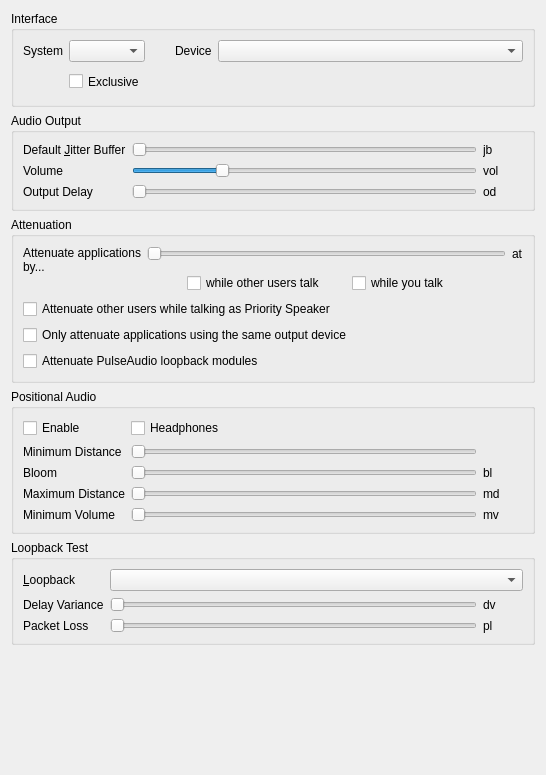
<?xml version="1.0" encoding="UTF-8"?>
<ui version="4.0">
 <class>AudioOutput</class>
 <widget class="QWidget" name="AudioOutput">
  <property name="geometry">
   <rect>
    <x>0</x>
    <y>0</y>
    <width>546</width>
    <height>775</height>
   </rect>
  </property>
  <property name="windowTitle">
   <string>Audio output</string>
  </property>
  <layout class="QVBoxLayout" name="verticalLayout">
   <item>
    <widget class="QGroupBox" name="qgbInterfaces">
     <property name="title">
      <string>Interface</string>
     </property>
     <layout class="QGridLayout" name="gridLayout_3">
      <item row="0" column="0">
       <widget class="QLabel" name="qliSystem">
        <property name="text">
         <string>System</string>
        </property>
        <property name="buddy">
         <cstring>qcbSystem</cstring>
        </property>
       </widget>
      </item>
      <item row="0" column="1">
       <widget class="MUComboBox" name="qcbSystem">
        <property name="sizePolicy">
         <sizepolicy hsizetype="MinimumExpanding" vsizetype="Fixed">
          <horstretch>0</horstretch>
          <verstretch>0</verstretch>
         </sizepolicy>
        </property>
        <property name="toolTip">
         <string>Output method for audio</string>
        </property>
        <property name="whatsThis">
         <string>&lt;b&gt;This is the output method to use for audio.&lt;/b&gt;</string>
        </property>
       </widget>
      </item>
      <item row="0" column="2">
       <spacer>
        <property name="orientation">
         <enum>Qt::Horizontal</enum>
        </property>
        <property name="sizeType">
         <enum>QSizePolicy::Maximum</enum>
        </property>
        <property name="sizeHint" stdset="0">
         <size>
          <width>24</width>
          <height>16</height>
         </size>
        </property>
       </spacer>
      </item>
      <item row="0" column="3">
       <widget class="QLabel" name="qliDevice">
        <property name="text">
         <string>Device</string>
        </property>
        <property name="buddy">
         <cstring>qcbDevice</cstring>
        </property>
       </widget>
      </item>
      <item row="0" column="4">
       <widget class="MUComboBox" name="qcbDevice">
        <property name="sizePolicy">
         <sizepolicy hsizetype="MinimumExpanding" vsizetype="Fixed">
          <horstretch>1</horstretch>
          <verstretch>0</verstretch>
         </sizepolicy>
        </property>
        <property name="toolTip">
         <string>Output device for audio</string>
        </property>
        <property name="whatsThis">
         <string>&lt;b&gt;This is the output device to use for audio.&lt;/b&gt;</string>
        </property>
        <property name="sizeAdjustPolicy">
         <enum>QComboBox::AdjustToContents</enum>
        </property>
        <property name="minimumContentsLength">
         <number>16</number>
        </property>
       </widget>
      </item>
      <item row="1" column="1">
       <widget class="QCheckBox" name="qcbExclusive">
        <property name="enabled">
         <bool>true</bool>
        </property>
        <property name="minimumSize">
         <size>
          <width>0</width>
          <height>27</height>
         </size>
        </property>
        <property name="toolTip">
         <string>Exclusive mode, not recommended.</string>
        </property>
        <property name="whatsThis">
         <string>&lt;b&gt;This opens the device in exclusive mode.&lt;/b&gt;&lt;br /&gt;No other application will be able to use the device.</string>
        </property>
        <property name="text">
         <string>Exclusive</string>
        </property>
       </widget>
      </item>
     </layout>
    </widget>
   </item>
   <item>
    <widget class="QGroupBox" name="qgbOutput">
     <property name="title">
      <string>Audio Output</string>
     </property>
     <layout class="QGridLayout" name="gridLayout">
      <item row="1" column="2">
       <widget class="QLabel" name="qlVolume">
        <property name="text">
         <string notr="true">vol</string>
        </property>
       </widget>
      </item>
      <item row="2" column="1">
       <widget class="QSlider" name="qsDelay">
        <property name="toolTip">
         <string>Amount of data to buffer</string>
        </property>
        <property name="whatsThis">
         <string>This sets the amount of data to pre-buffer in the output buffer. Experiment with different values and set it to the lowest which doesn't cause rapid jitter in the sound.</string>
        </property>
        <property name="minimum">
         <number>1</number>
        </property>
        <property name="maximum">
         <number>10</number>
        </property>
        <property name="pageStep">
         <number>3</number>
        </property>
        <property name="orientation">
         <enum>Qt::Horizontal</enum>
        </property>
       </widget>
      </item>
      <item row="0" column="2">
       <widget class="QLabel" name="qlJitter">
        <property name="minimumSize">
         <size>
          <width>40</width>
          <height>0</height>
         </size>
        </property>
        <property name="text">
         <string notr="true">jb</string>
        </property>
       </widget>
      </item>
      <item row="2" column="0">
       <widget class="QLabel" name="qliDelay">
        <property name="text">
         <string>Output Delay</string>
        </property>
        <property name="buddy">
         <cstring>qsDelay</cstring>
        </property>
       </widget>
      </item>
      <item row="1" column="1">
       <widget class="QSlider" name="qsVolume">
        <property name="toolTip">
         <string>Volume of incoming speech</string>
        </property>
        <property name="whatsThis">
         <string>&lt;b&gt;This adjusts the volume of incoming speech.&lt;/b&gt;&lt;br /&gt;Note that if you increase this beyond 100%, audio will be distorted.</string>
        </property>
        <property name="minimum">
         <number>0</number>
        </property>
        <property name="maximum">
         <number>400</number>
        </property>
        <property name="value">
         <number>100</number>
        </property>
        <property name="orientation">
         <enum>Qt::Horizontal</enum>
        </property>
       </widget>
      </item>
      <item row="1" column="0">
       <widget class="QLabel" name="qliVolume">
        <property name="text">
         <string>Volume</string>
        </property>
        <property name="buddy">
         <cstring>qsVolume</cstring>
        </property>
       </widget>
      </item>
      <item row="2" column="2">
       <widget class="QLabel" name="qlDelay">
        <property name="text">
         <string notr="true">od</string>
        </property>
       </widget>
      </item>
      <item row="0" column="1">
       <widget class="QSlider" name="qsJitter">
        <property name="toolTip">
         <string>Safety margin for jitter buffer</string>
        </property>
        <property name="whatsThis">
         <string>&lt;b&gt;This sets the minimum safety margin for the jitter buffer.&lt;/b&gt;&lt;br /&gt;All incoming audio is buffered, and the jitter buffer continually tries to push the buffer to the minimum sustainable by your network, so latency can be as low as possible. This sets the minimum buffer size to use. If the start of sentences you hear is very jittery, increase this value.</string>
        </property>
        <property name="minimum">
         <number>1</number>
        </property>
        <property name="maximum">
         <number>5</number>
        </property>
        <property name="pageStep">
         <number>2</number>
        </property>
        <property name="orientation">
         <enum>Qt::Horizontal</enum>
        </property>
       </widget>
      </item>
      <item row="0" column="0">
       <widget class="QLabel" name="qliJitter">
        <property name="text">
         <string>Default &amp;Jitter Buffer</string>
        </property>
        <property name="buddy">
         <cstring>qsJitter</cstring>
        </property>
       </widget>
      </item>
     </layout>
    </widget>
   </item>
   <item>
    <widget class="QGroupBox" name="qgbAttenuation">
     <property name="toolTip">
      <string/>
     </property>
     <property name="title">
      <string>Attenuation</string>
     </property>
     <layout class="QGridLayout" name="gridLayout_4">
      <item row="6" column="0" colspan="3">
       <widget class="QCheckBox" name="qcbOnlyAttenuateSameOutput">
        <property name="toolTip">
         <string>If checked, Mumble will only attenuate applications that are using the same output source as Mumble</string>
        </property>
        <property name="whatsThis">
         <string>&lt;b&gt;Attenuate only applications using the same output as Mumble&lt;/b&gt;&lt;br /&gt;If checked, applications that use a different output than Mumble will not be attenuated.</string>
        </property>
        <property name="text">
         <string>Only attenuate applications using the same output device</string>
        </property>
       </widget>
      </item>
      <item row="0" column="0" rowspan="3">
       <widget class="QLabel" name="qliOtherVolume">
        <property name="text">
         <string>Attenuate applications by...</string>
        </property>
        <property name="alignment">
         <set>Qt::AlignLeading|Qt::AlignLeft|Qt::AlignTop</set>
        </property>
        <property name="wordWrap">
         <bool>true</bool>
        </property>
        <property name="buddy">
         <cstring>qsOtherVolume</cstring>
        </property>
       </widget>
      </item>
      <item row="7" column="0" colspan="3">
       <widget class="QCheckBox" name="qcbAttenuateLoopbacks">
        <property name="toolTip">
         <string>If checked, PulseAudio loopback modules will be attenuated</string>
        </property>
        <property name="whatsThis">
         <string>&lt;b&gt;Attenuate PulseAudio loopback modules&lt;/b&gt;&lt;br /&gt;If loopback modules are linked to Mumble's output device/sink, they will also be attenuated.</string>
        </property>
        <property name="text">
         <string>Attenuate PulseAudio loopback modules</string>
        </property>
       </widget>
      </item>
      <item row="2" column="1">
       <layout class="QHBoxLayout" name="horizontalLayout_2">
        <item>
         <spacer name="horizontalSpacer">
          <property name="orientation">
           <enum>Qt::Horizontal</enum>
          </property>
          <property name="sizeType">
           <enum>QSizePolicy::Maximum</enum>
          </property>
          <property name="sizeHint" stdset="0">
           <size>
            <width>40</width>
            <height>20</height>
           </size>
          </property>
         </spacer>
        </item>
        <item>
         <widget class="QCheckBox" name="qcbAttenuateOthers">
          <property name="toolTip">
           <string>If checked Mumble lowers the volume of other applications while other users talk</string>
          </property>
          <property name="whatsThis">
           <string>&lt;b&gt;Attenuate applications while other users talk&lt;/b&gt;&lt;br /&gt;Mumble supports decreasing the volume of other applications during incoming and/or outgoing speech. This makes mumble activate the feature while other users talk to you.</string>
          </property>
          <property name="text">
           <string>while other users talk</string>
          </property>
         </widget>
        </item>
        <item>
         <spacer name="horizontalSpacer_3">
          <property name="orientation">
           <enum>Qt::Horizontal</enum>
          </property>
          <property name="sizeType">
           <enum>QSizePolicy::Fixed</enum>
          </property>
          <property name="sizeHint" stdset="0">
           <size>
            <width>20</width>
            <height>20</height>
           </size>
          </property>
         </spacer>
        </item>
        <item>
         <widget class="QCheckBox" name="qcbAttenuateOthersOnTalk">
          <property name="toolTip">
           <string>If checked Mumble lowers the volume of other applications while you talk</string>
          </property>
          <property name="whatsThis">
           <string>&lt;b&gt;Attenuate applications while you talk&lt;/b&gt;&lt;br /&gt;Mumble supports decreasing the volume of other applications during incoming and/or outgoing speech. This makes mumble activate the feature while you talk.</string>
          </property>
          <property name="text">
           <string>while you talk</string>
          </property>
         </widget>
        </item>
        <item>
         <spacer name="horizontalSpacer_2">
          <property name="orientation">
           <enum>Qt::Horizontal</enum>
          </property>
          <property name="sizeHint" stdset="0">
           <size>
            <width>40</width>
            <height>20</height>
           </size>
          </property>
         </spacer>
        </item>
       </layout>
      </item>
      <item row="0" column="1">
       <widget class="QSlider" name="qsOtherVolume">
        <property name="toolTip">
         <string>Attenuation of other applications during speech</string>
        </property>
        <property name="whatsThis">
         <string>&lt;b&gt;Attenuate volume of other applications during speech&lt;/b&gt;&lt;br /&gt;Mumble supports decreasing the volume of other applications during incoming and/or outgoing speech. This sets the attenuation of other applications if the feature is enabled.</string>
        </property>
        <property name="minimum">
         <number>0</number>
        </property>
        <property name="maximum">
         <number>100</number>
        </property>
        <property name="value">
         <number>0</number>
        </property>
        <property name="orientation">
         <enum>Qt::Horizontal</enum>
        </property>
       </widget>
      </item>
      <item row="0" column="2">
       <widget class="QLabel" name="qlOtherVolume">
        <property name="text">
         <string notr="true">at</string>
        </property>
       </widget>
      </item>
      <item row="5" column="0" colspan="3">
       <widget class="QCheckBox" name="qcbAttenuateUsersOnPrioritySpeak">
        <property name="toolTip">
         <string>If checked Mumble lowers the volume of other users while you talk if you have the &quot;Priority Speaker&quot; status.</string>
        </property>
        <property name="whatsThis">
         <string>&lt;b&gt;Attenuate other users while talking as Priority Speaker&lt;/b&gt;&lt;br /&gt;Mumble supports decreasing the volume of other users while you talk as the &lt;i&gt;Priority Speaker&lt;/i&gt; to avoid getting disturbed. Checking this checkbox will enable this feature.</string>
        </property>
        <property name="text">
         <string>Attenuate other users while talking as Priority Speaker</string>
        </property>
       </widget>
      </item>
     </layout>
    </widget>
   </item>
   <item>
    <widget class="QGroupBox" name="qgbPositionalAudio">
     <property name="enabled">
      <bool>true</bool>
     </property>
     <property name="title">
      <string>Positional Audio</string>
     </property>
     <layout class="QGridLayout" name="gridLayout_2">
      <item row="1" column="1">
       <widget class="QLabel" name="qliMinDistancce">
        <property name="text">
         <string>Minimum Distance</string>
        </property>
        <property name="buddy">
         <cstring>qsMinDistance</cstring>
        </property>
       </widget>
      </item>
      <item row="1" column="4">
       <widget class="QLabel" name="qlMinDistance">
        <property name="minimumSize">
         <size>
          <width>40</width>
          <height>0</height>
         </size>
        </property>
        <property name="whatsThis">
         <string>Checking this indicates that you don't have speakers connected, just headphones. This is important, as speakers are usually in front of you, while headphones are directly to your left/right.</string>
        </property>
       </widget>
      </item>
      <item row="4" column="1">
       <widget class="QLabel" name="qliMaxDistVolume">
        <property name="text">
         <string>Minimum Volume</string>
        </property>
        <property name="buddy">
         <cstring>qsMaxDistance</cstring>
        </property>
       </widget>
      </item>
      <item row="3" column="1">
       <widget class="QLabel" name="qliMaxDistancce">
        <property name="text">
         <string>Maximum Distance</string>
        </property>
        <property name="buddy">
         <cstring>qsMaxDistance</cstring>
        </property>
       </widget>
      </item>
      <item row="1" column="2">
       <widget class="QSlider" name="qsMinDistance">
        <property name="toolTip">
         <string>Minimum distance to user before sound volume decreases</string>
        </property>
        <property name="statusTip">
         <string/>
        </property>
        <property name="whatsThis">
         <string>This sets the minimum distance for sound calculations. The volume of other users' speech will not decrease until they are at least this far away from you.</string>
        </property>
        <property name="minimum">
         <number>10</number>
        </property>
        <property name="maximum">
         <number>200</number>
        </property>
        <property name="orientation">
         <enum>Qt::Horizontal</enum>
        </property>
       </widget>
      </item>
      <item row="0" column="1">
       <widget class="QCheckBox" name="qcbPositional">
        <property name="text">
         <string>Enable</string>
        </property>
       </widget>
      </item>
      <item row="2" column="2">
       <widget class="QSlider" name="qsBloom">
        <property name="toolTip">
         <string>Factor for sound volume increase</string>
        </property>
        <property name="whatsThis">
         <string>How much should sound volume increase for sources that are really close?</string>
        </property>
        <property name="minimum">
         <number>0</number>
        </property>
        <property name="maximum">
         <number>75</number>
        </property>
        <property name="orientation">
         <enum>Qt::Horizontal</enum>
        </property>
       </widget>
      </item>
      <item row="0" column="2">
       <widget class="QCheckBox" name="qcbHeadphones">
        <property name="toolTip">
         <string>The connected &quot;speakers&quot; are actually headphones</string>
        </property>
        <property name="whatsThis">
         <string>Checking this indicates that you don't have speakers connected, just headphones. This is important, as speakers are usually in front of you, while headphones are directly to your left/right.</string>
        </property>
        <property name="text">
         <string>Headphones</string>
        </property>
       </widget>
      </item>
      <item row="4" column="4">
       <widget class="QLabel" name="qlMaxDistVolume">
        <property name="minimumSize">
         <size>
          <width>40</width>
          <height>0</height>
         </size>
        </property>
        <property name="text">
         <string notr="true">mv</string>
        </property>
       </widget>
      </item>
      <item row="4" column="2">
       <widget class="QSlider" name="qsMaxDistVolume">
        <property name="toolTip">
         <string>Factor for sound volume decrease</string>
        </property>
        <property name="whatsThis">
         <string>What should the volume be at the maximum distance?</string>
        </property>
        <property name="maximum">
         <number>100</number>
        </property>
        <property name="orientation">
         <enum>Qt::Horizontal</enum>
        </property>
       </widget>
      </item>
      <item row="2" column="4">
       <widget class="QLabel" name="qlBloom">
        <property name="minimumSize">
         <size>
          <width>40</width>
          <height>0</height>
         </size>
        </property>
        <property name="text">
         <string notr="true">bl</string>
        </property>
       </widget>
      </item>
      <item row="3" column="4">
       <widget class="QLabel" name="qlMaxDistance">
        <property name="minimumSize">
         <size>
          <width>40</width>
          <height>0</height>
         </size>
        </property>
        <property name="text">
         <string notr="true">md</string>
        </property>
       </widget>
      </item>
      <item row="3" column="2">
       <widget class="QSlider" name="qsMaxDistance">
        <property name="toolTip">
         <string>Maximum distance, beyond which speech volume won't decrease</string>
        </property>
        <property name="whatsThis">
         <string>This sets the maximum distance for sound calculations. When farther away than this, other users' speech volume will not decrease any further.</string>
        </property>
        <property name="minimum">
         <number>10</number>
        </property>
        <property name="maximum">
         <number>1000</number>
        </property>
        <property name="orientation">
         <enum>Qt::Horizontal</enum>
        </property>
       </widget>
      </item>
      <item row="2" column="1">
       <widget class="QLabel" name="qliBloom">
        <property name="text">
         <string>Bloom</string>
        </property>
        <property name="buddy">
         <cstring>qsMaxDistVolume</cstring>
        </property>
       </widget>
      </item>
     </layout>
    </widget>
   </item>
   <item>
    <widget class="QGroupBox" name="qgbLoopback">
     <property name="title">
      <string>Loopback Test</string>
     </property>
     <layout class="QGridLayout">
      <item row="1" column="0">
       <widget class="QLabel" name="qliPacketDelay">
        <property name="text">
         <string>Delay Variance</string>
        </property>
        <property name="buddy">
         <cstring>qsPacketDelay</cstring>
        </property>
       </widget>
      </item>
      <item row="1" column="1">
       <widget class="QSlider" name="qsPacketDelay">
        <property name="toolTip">
         <string>Variance in packet latency</string>
        </property>
        <property name="whatsThis">
         <string>&lt;b&gt;This sets the packet latency variance for loopback testing.&lt;/b&gt;&lt;br /&gt;Most audio paths contain some variable latency. This allows you to set that variance for loopback mode testing. For example, if you set this to 15ms, this will emulate a network with 20-35ms ping latency or one with 80-95ms latency. Most domestic net connections have a variance of about 5ms.</string>
        </property>
        <property name="maximum">
         <number>100</number>
        </property>
        <property name="orientation">
         <enum>Qt::Horizontal</enum>
        </property>
       </widget>
      </item>
      <item row="1" column="2">
       <widget class="QLabel" name="qlPacketDelay">
        <property name="minimumSize">
         <size>
          <width>40</width>
          <height>0</height>
         </size>
        </property>
        <property name="text">
         <string notr="true">dv</string>
        </property>
       </widget>
      </item>
      <item row="2" column="0">
       <widget class="QLabel" name="qliPacketLoss">
        <property name="text">
         <string>Packet Loss</string>
        </property>
        <property name="buddy">
         <cstring>qsPacketLoss</cstring>
        </property>
       </widget>
      </item>
      <item row="2" column="1">
       <widget class="QSlider" name="qsPacketLoss">
        <property name="toolTip">
         <string>Packet loss for loopback mode</string>
        </property>
        <property name="whatsThis">
         <string>&lt;b&gt;This sets the packet loss for loopback mode.&lt;/b&gt;&lt;br /&gt;This will be the ratio of packets lost. Unless your outgoing bandwidth is peaked or there's something wrong with your network connection, this will be 0%</string>
        </property>
        <property name="maximum">
         <number>50</number>
        </property>
        <property name="singleStep">
         <number>5</number>
        </property>
        <property name="pageStep">
         <number>20</number>
        </property>
        <property name="orientation">
         <enum>Qt::Horizontal</enum>
        </property>
       </widget>
      </item>
      <item row="2" column="2">
       <widget class="QLabel" name="qlPacketLoss">
        <property name="minimumSize">
         <size>
          <width>40</width>
          <height>0</height>
         </size>
        </property>
        <property name="text">
         <string notr="true">pl</string>
        </property>
       </widget>
      </item>
      <item row="0" column="0">
       <widget class="QLabel" name="qliLoopback">
        <property name="text">
         <string>&amp;Loopback</string>
        </property>
        <property name="buddy">
         <cstring>qcbLoopback</cstring>
        </property>
       </widget>
      </item>
      <item row="0" column="1" colspan="2">
       <widget class="MUComboBox" name="qcbLoopback">
        <property name="toolTip">
         <string>Desired loopback mode</string>
        </property>
        <property name="whatsThis">
         <string>&lt;b&gt;This enables one of the loopback test modes.&lt;/b&gt;&lt;br /&gt;&lt;i&gt;None&lt;/i&gt; - Loopback disabled&lt;br /&gt;&lt;i&gt;Local&lt;/i&gt; - Emulate a local server.&lt;br /&gt;&lt;i&gt;Server&lt;/i&gt; - Request loopback from server.&lt;br /&gt;Please note than when loopback is enabled, no other users will hear your voice. This setting is not saved on application exit.</string>
        </property>
       </widget>
      </item>
     </layout>
    </widget>
   </item>
   <item>
    <spacer name="spacer">
     <property name="orientation">
      <enum>Qt::Vertical</enum>
     </property>
     <property name="sizeHint" stdset="0">
      <size>
       <width>20</width>
       <height>40</height>
      </size>
     </property>
    </spacer>
   </item>
  </layout>
 </widget>
 <customwidgets>
  <customwidget>
   <class>MUComboBox</class>
   <extends>QComboBox</extends>
   <header>widgets/MUComboBox.h</header>
  </customwidget>
 </customwidgets>
 <tabstops>
  <tabstop>qcbSystem</tabstop>
  <tabstop>qcbDevice</tabstop>
  <tabstop>qsJitter</tabstop>
  <tabstop>qsVolume</tabstop>
  <tabstop>qsDelay</tabstop>
  <tabstop>qsMinDistance</tabstop>
  <tabstop>qsBloom</tabstop>
  <tabstop>qsMaxDistance</tabstop>
  <tabstop>qsMaxDistVolume</tabstop>
  <tabstop>qcbLoopback</tabstop>
  <tabstop>qsPacketDelay</tabstop>
  <tabstop>qsPacketLoss</tabstop>
 </tabstops>
 <resources/>
 <connections/>
</ui>
